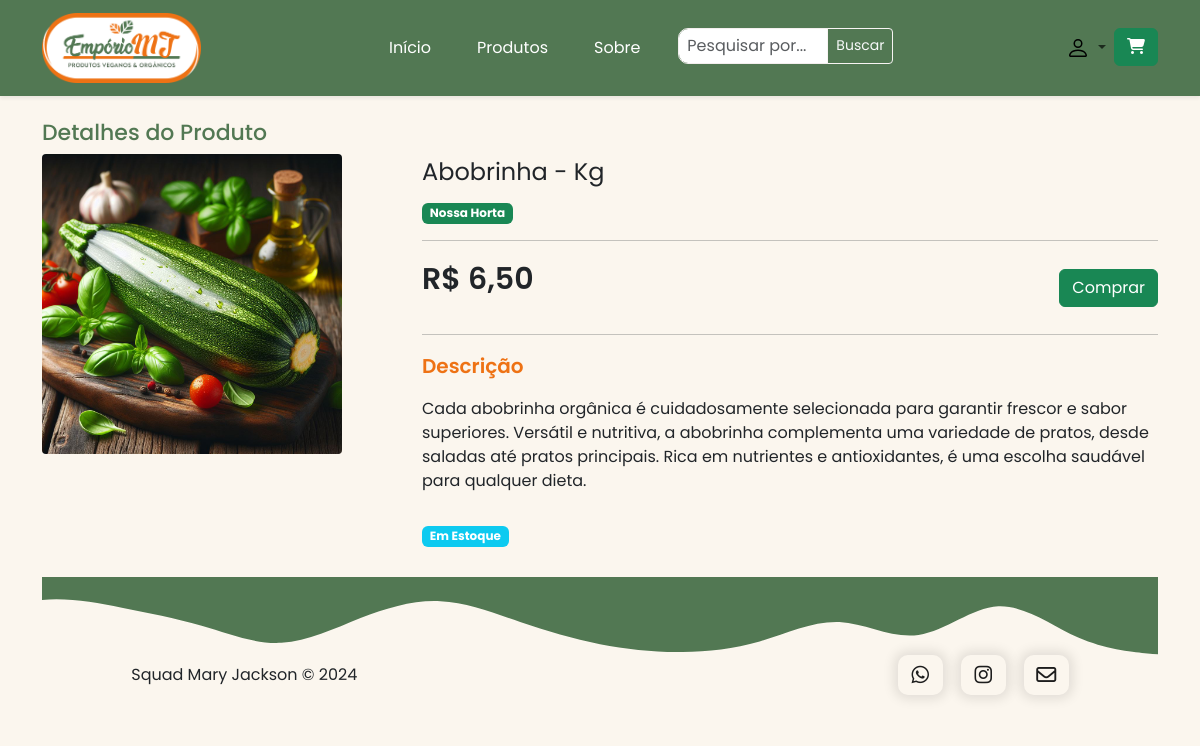
Page /produto-detalhe/51 on the committed database.
### app_MJ/models.py (models this page shows, shortened)
class Produto(models.Model):
    nome_produto = models.CharField(max_length=200, default="")
    categoria = models.ForeignKey(Categoria, on_delete=models.CASCADE, default=1)
    descricao = models.TextField()
    quantidade = models.IntegerField(default=0)
    imagem = models.ImageField(upload_to="", null=True, blank=True)
    preco = models.DecimalField(max_digits=5, decimal_places=2)
    data_produto = models.DateTimeField(default=timezone.now, blank=True)

class Categoria(models.Model):
    nome = models.CharField(max_length=200)
    slug = models.SlugField(max_length=200, unique=True)
    def __str__(self):
        return self.nome

### app_MJ/views.py (the view)
# urls.py: path('produto-detalhe/<int:produto_id>', produto_detalhe, name="produto_detalhe"),
def produto_detalhe(request, produto_id):
    produto = get_object_or_404(Produto, pk=produto_id)
    return render(request, 'produto_detalhe.html', {'produto': produto})

### templates/produto_detalhe.html (shortened to what this page needs)
{% extends 'base.html' %}
{% load static %}
{% block content %}
{% block css %}
  <link rel="stylesheet" href="{% static 'css/style.css' %}">
{% endblock %}
<div class="container mt-4">
    <h6 style="font-size: 22px;">Detalhes do Produto</h6>
    <div class="row">
      <div class="col-12 col-md-4">
        <img src="{{produto.imagem.url}}" alt="{{produto.nome_produto}}" width="300" style="border-radius: 4px; max-width: 100%;">
      </div>
      <div class="col-12 col-md-8">
        <p class="title">{{ produto.nome_produto }}</p>
        <p><span class="badge bg-success">{{ produto.categoria }}</span></p>
        <hr>
        <div class="d-flex justify-content-between align-items-center mt-3">
          <p class="value">R$ {{ produto.preco }}</p>
          <form action="{% url 'adicionar_produto_carrinho' produto.id %}" method="post">
            <button type="submit" class="btn btn-success" style="text-decoration: none;">Comprar</button>
        </form>
      </div>
      <hr>
        <p class="subtitle" style="font-size: 20px;">Descrição</p>
        <p class="content">{{ produto.descricao }}</p>
        {% if produto.quantidade >= 1  %}
        <div style="margin: 30px 0;">
          <p><span class="badge bg-info">Em Estoque</span></p>
          {% else %}
          <p><span class="badge bg-danger">Produto Indisponível</span></p>
        </div>
        {% endif %}
      </div>
    </div>
</div>
{% endblock %}

### static/css/color.css (style rules this page uses)
:root { --green: #527853; --dark-orange: #ee7214; --light-orange: #f7b787; --salmon: #f9e8d9; --black: #000; --white: #fff; --light-blue: #007bff; }

### static/css/style.css (style rules this page uses)
h2, h6 { color: var(--green); }
.title { font-size: 24px; margin-bottom: 10px; }
.subtitle { font-size: 10px; color: var(--dark-orange); font-weight: 600; }
.value { font-size: 30px; color: var(--dblack); font-weight: 600; }
.content { font-size: 16px; }
* { font-family: 'Poppins', sans-serif; margin: 0; padding: 0; box-sizing: border-box; }
html,body { overflow-x: hidden; }
body { background-color:#F9E8D9; min-width: 372px; }

### rows in the picture
Produto: imagem (picture), nome_produto "Abobrinha - Kg", categoria "Nossa Horta", preco "6,50", descricao "Cada abobrinha orgânica é cuidadosamente selecionada para garantir frescor e sabor superiores. Versátil e nutritiva, a abobrinha complementa uma variedade de pratos, desde saladas até pratos principais. Rica em nutrientes e antioxidantes, é uma escolha saudável para qualquer dieta."
